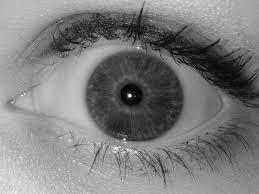
#> input picture dataset/eye1.jpg, 259 x 194 px, found by its file name
$ python main.py   (older library calls are emulated)
#> lines starting #> are read from the running program, lines starting #| are printed output that depends on the picture; after the words box and inside, x2 and y2 are one past the last pixel; in counts of white or black regions, pixels touching at a corner belong together
### source_code/pupil.py
import cv2
import math
import numpy as np
from matplotlib import pyplot as plt
from skimage.measure import label, regionprops
import scipy as sp
import scipy.ndimage
from math import pi, sin, cos, atan, sqrt
from scipy.ndimage.filters import gaussian_filter

def imcomplement(image):
    minval = np.iinfo(image.dtype).min
    maxval = np.iinfo(image.dtype).max
    return minval + maxval - image
def fill(image,h_max=255):
    a = np.copy(image)
    el = sp.ndimage.generate_binary_structure(2,2).astype(np.int)
    mask = sp.ndimage.binary_erosion(~np.isnan(a), structure=el)
    out = np.copy(a)
    out[mask]=h_max
    u = np.copy(a)
    u.fill(0)
    el = sp.ndimage.generate_binary_structure(2,1).astype(np.int)
    while not np.array_equal(u, out):
        u = np.copy(out)
        out = np.maximum(a,sp.ndimage.grey_erosion(out, size=(3,3), footprint=el))
    return out
def pupil_main(image,im1):
    image=imcomplement(image)
    image=fill(image)
    image=imcomplement(image)
    cv2.imshow('morph_operation',image)
    cv2.waitKey(0)
    cv2.destroyAllWindows()

    hist,bins = np.histogram(image.ravel(),5,[0,256])
    threshold=bins[1]
    ret,th1 = cv2.threshold(image,threshold,255,cv2.THRESH_BINARY)
    img = cv2.bitwise_not(th1)
    kernel = np.ones((5,5),np.uint8)
    img = cv2.erode(img,kernel,iterations = 1)
    cv2.imshow('thresholded_image',img)
    cv2.waitKey(0)
    cv2.destroyAllWindows()

    ret, labels = cv2.connectedComponents(img)
    maxarea=0
    for region in regionprops(labels):
          if region.area>maxarea and region.eccentricity<=0.7:
              # print(region.centroid)
              # print(region.area)
              maxarea=region.area
              centroid = region.centroid
              box=region.bbox
    x_pupil=int(centroid[0])
    y_pupil=int(centroid[1])
    r_pupil=int(max((box[3]-box[1])/2,(box[2]-box[0])/2))
    cv2.circle(im1,(y_pupil,x_pupil),r_pupil,(255,0,0),2)
    cv2.imshow('pupil',im1)
    cv2.waitKey(0)
    cv2.destroyAllWindows()
    return x_pupil,y_pupil,r_pupil

### source_code/canny.py
import cv2
import math
import numpy as np
from matplotlib import pyplot as plt
from skimage.measure import label, regionprops
import scipy as sp
import scipy.ndimage
from math import pi, sin, cos, atan, sqrt
from scipy.ndimage.filters import gaussian_filter

def canny_main(image):
	smooth =image
	for i in range(200):
	    smooth=cv2.medianBlur(smooth,5)
	v = np.median(smooth)
	lower = int(max(0, (1.0 - 0.33) * v))
	upper = int(min(255, (1.0 + 0.33) * v))
	edged = cv2.Canny(smooth, lower, upper)
	cv2.imshow('canny',edged)
	cv2.waitKey(0)
	cv2.destroyAllWindows()
	return edged

### source_code/houghman.py
import cv2
import math
import numpy as np
from matplotlib import pyplot as plt
from skimage.measure import label, regionprops
import scipy as sp
import scipy.ndimage
from math import pi, sin, cos, atan, sqrt
from scipy.ndimage.filters import gaussian_filter

def houghman_main(im1,x_pupil,y_pupil,r_pupil,edged):
    M,N=edged.shape
    a=[]
    b=[]
    c=[]
    maxr=r_pupil*10;
    for i in range(x_pupil-r_pupil,x_pupil+r_pupil,5):
        a.append(i)
    for i in range(y_pupil-r_pupil,y_pupil+r_pupil,5):
        b.append(i)
    for i in range(r_pupil+10,maxr,1):
        c.append(i)
    accumalator=np.zeros((len(a),len(b),len(c)))
    mx=0;
    x_iris=0;
    y_iris=0;
    r_iris=0;
    for i in range(M):
        for j in range(N):
            if edged[i][j]>0:
                for k in range(len(a)):
                    for l in range(len(b)):
                        R=round(math.sqrt((i-a[k])*(i-a[k])+(j-b[l])*(j-b[l])))
                        o=-1
                        for g in range(len(c)):
                            if R==c[g]:
                                o=g;
                        if o!=-1:
                            accumalator[k][l][o]=accumalator[k][l][o]+1
                            if accumalator[k][l][o]>mx:
                                x_iris=k
                                y_iris=l
                                r_iris=R
                                mx=accumalator[k][l][o]

    cv2.circle(im1,(b[y_iris],a[x_iris]),r_iris,(0,255,0),2)
    cv2.imshow('houghman_method',im1)
    cv2.waitKey(0)
    cv2.destroyAllWindows()
    y_iris=b[y_iris]
    x_iris=a[x_iris]
    return x_iris,y_iris,r_iris

### source_code/daugman.py
import cv2
import math
import numpy as np
from matplotlib import pyplot as plt
from skimage.measure import label, regionprops
import scipy as sp
import scipy.ndimage
from math import pi, sin, cos, atan, sqrt
from scipy.ndimage.filters import gaussian_filter

def circular_integral(image,x,y,r,start,end,n):
    s=2*pi/n
    su=0
    for i in np.arange(start,end,(end-start)/n):
        theta=i*s
        x1=int(x+r*cos(theta))
        y1=int(y+r*sin(theta))
        su=su+image[x1,y1]
    return su/n
def daugman_main(im1,im,x_pupil,y_pupil,r_pupil):
    a=[]
    b=[]
    c=[]
    maxr=r_pupil*10
    img1 = np.pad(im, maxr, 'edge')
    for i in range(x_pupil-r_pupil,x_pupil+r_pupil,5):
        a.append(i)
    for i in range(y_pupil-r_pupil,y_pupil+r_pupil,5):
        b.append(i)
    for i in range(r_pupil+10,maxr,1):
        c.append(i)
    mx=0
    my=0
    mr=0
    mt=0
    for k in range(len(a)):
        for l in range(len(b)):
            hd=np.zeros((len(c)),np.float64)
            for g in range(len(c)):
                p=circular_integral(img1,b[l],a[k],c[g],1,3,8)+circular_integral(img1,b[l],a[k],c[g],5,7,8)
                hd[g]=p
            hd=(hd[2:]-hd[:-2])/2
            hd=gaussian_filter(hd,5)
            hd=np.abs(hd)
            maxi=np.max(hd)
            if(maxi>mt):
                mt=maxi
                mx=a[k]
                my=b[l]
                mr=c[np.argmax(hd)]
    cv2.circle(im1,(my,mx),mr,(0,0,255),2)
    cv2.imshow('daugman_method',im1)
    cv2.waitKey(0)
    cv2.destroyAllWindows()
    x_iris_d=mx
    y_iris_d=my
    r_iris_d=mr
    return x_iris_d,y_iris_d,r_iris_d

### source_code/normalise.py
import cv2
import math
import numpy as np
from matplotlib import pyplot as plt
from skimage.measure import label, regionprops
import scipy as sp
import scipy.ndimage
from math import pi, sin, cos, atan, sqrt
from scipy.ndimage.filters import gaussian_filter


def correct(im,x,y):
    a,b=im.shape
    if 0<=x<=b and 0<=y<=a:
        return True
    else:
        return False
def normalise_main(im,x_pupil,y_pupil,r_pupil,x_iris,y_iris,r_iris):
    radial_resolution=64 #no of data points
    angular_resolution=256 #no of radial lines
    angles=angular_resolution
    radius=radial_resolution+2
    #calculated around pupil centre
    if x_pupil>x_iris:
        ox=x_pupil-x_iris
    else:
        ox=x_iris-x_pupil
    if y_pupil>y_iris:
        oy=y_pupil-y_iris
    else:
        oy=y_iris-y_pupil
    if ox!=0:
        u=atan(oy/ox)
    else:
        u=pi/2.0
    alpha=ox*ox+oy*oy
    mask_image=np.empty((radius-2,angles),np.uint8)
    normalise_image=np.empty((radius-2,angles),np.uint8)
    for i in range(2):
        theta=(i*(2*pi))/(angles)
        costheta=cos(theta)
        sintheta=sin(theta)
        beta=cos(pi-u-theta)
        R=sqrt(alpha)*beta+sqrt(alpha*beta*beta-(alpha-r_iris*r_iris))
        R=R-r_pupil
        for j in range(radius):
            r=r_pupil+(R-j)/(radius-1)
            x=int(r_pupil+r*costheta)
            y=int(r_pupil+r*sintheta)
            val=im[y][x]
            if 0<j<radius-1:
                normalise_image[j-1][i]=val
                if correct(im,x,y)==False:
                    mask_image[j-1][i]=0
                elif val<=40:
                    mask_image[j-1][i]=0
                elif val>=220:
                    mask_image[j-1][i]=0
                else:
                    mask_image[j-1][i]=1
    normalized=np.multiply(normalise_image,mask_image)
    cv2.imshow('normalise_image',normalise_image)
    cv2.waitKey(0)
    cv2.destroyAllWindows()
    return normalized

### source_code/main.py
import cv2
import math
import numpy as np
from matplotlib import pyplot as plt
from skimage.measure import label, regionprops
import scipy as sp
import scipy.ndimage
from math import pi, sin, cos, atan, sqrt
from scipy.ndimage.filters import gaussian_filter
from pupil import pupil_main
from canny import canny_main
from houghman import houghman_main
from daugman import daugman_main
from normalise import normalise_main


im1=cv2.imread('C:/Users/Balram Choudhary/Desktop/eye1.jpg',1)
#> im1 is the input picture: shape (194, 259, 3); min 0, max 255, mean 125.1
im=cv2.cvtColor(im1,cv2.COLOR_BGR2GRAY)
image = cv2.medianBlur(im,5)
x_pupil,y_pupil,r_pupil=pupil_main(image,im1)
#> in fill, `mask = sp.ndimage.binary_erosion(~np.isnan(a), structure=el)`:
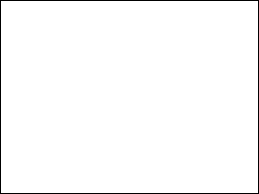
#> mask: shape (194, 259) bool; 98.2% white; black in thin lines or dots
#> in fill, `u.fill(0)`: u: shape (194, 259); every value is 0
#> after the loop in fill, `while not np.array_equal(u, out):`:
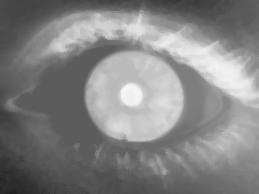
#> out: shape (194, 259); min 33, max 249, mean 131.2
#> in pupil_main, `hist,bins = np.histogram(image.ravel(),5,[0,256])`: hist = [4912, 11559, 14586, 18546, 643]; bins = [0, 51.2, 102.4, 153.6, 204.8, 256]
#> in pupil_main, `threshold=bins[1]`: threshold = 51.2
#> in pupil_main, `ret,th1 = cv2.threshold(image,threshold,255,cv2.THRESH_BINARY)`:
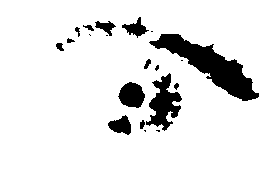
#> th1: shape (194, 259); 90.2% white; 20 black regions (7 under 20 px), largest, box (x1, y1, x2, y2) and area: (149, 34, 259, 101) 2471, (146, 73, 182, 131) 997, (118, 82, 145, 108) 506
#> in pupil_main, `ret,th1 = cv2.threshold(image,threshold,255,cv2.THRESH_BINARY)`: ret = 51
#> in pupil_main, `img = cv2.erode(img,kernel,iterations = 1)`: img: shape (194, 259); 5.5% white; 7 white regions (1 under 20 px), largest, box (x1, y1, x2, y2) and area: (155, 36, 256, 99) 1740, (152, 78, 179, 125) 447, (121, 85, 142, 105) 315, (111, 118, 129, 132) 134, (128, 25, 144, 34) 74, (98, 25, 111, 30) 29
#> in pupil_main, `ret, labels = cv2.connectedComponents(img)`:
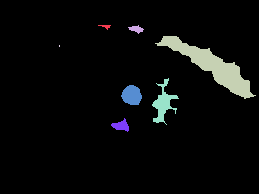
#> labels: shape (194, 259) int32; 8 distinct labels, from 0 to 7; one colour per label, 0 black
#> in pupil_main, `ret, labels = cv2.connectedComponents(img)`: ret = 8
#> the loop in pupil_main, `for region in regionprops(labels):` made 7 passes
#> (maxarea, centroid, box) on pass 6: (315, (94.9, 131.4), (85, 121, 105, 142))
#> after the loop in pupil_main, `for region in regionprops(labels):`: maxarea = 315
#> in pupil_main, `x_pupil=int(centroid[0])`: x_pupil = 94
#> in pupil_main, `y_pupil=int(centroid[1])`: y_pupil = 131
#> in pupil_main, `r_pupil=int(max((box[3]-box[1])/2,(box[2]-box[0])/2))`: r_pupil = 10
#> x_pupil = 94; y_pupil = 131; r_pupil = 10
edged=canny_main(image)
#> in canny_main, `v = np.median(smooth)`: v = 137
#> in canny_main, `lower = int(max(0, (1.0 - 0.33) * v))`: lower = 91
#> in canny_main, `upper = int(min(255, (1.0 + 0.33) * v))`: upper = 182
#> in canny_main, `edged = cv2.Canny(smooth, lower, upper)`: edged: shape (194, 259); 1.2% white in thin lines or dots, all inside (x1, y1, x2, y2) = (85, 36, 243, 142)
x_iris,y_iris,r_iris=houghman_main(im1,x_pupil,y_pupil,r_pupil,edged)
#> in houghman_main, `maxr=r_pupil*10;`: maxr = 100
#> in houghman_main, `cv2.circle(im1,(b[y_iris],a[x_iris]),r_iris,(0,255,0),2)`:
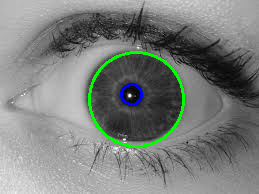
#> im1: shape (194, 259, 3); mean B, G, R 124.3, 127.7, 123.3
#> x_iris = 99; y_iris = 136; r_iris = 47
x_iris_d,y_iris_d,r_iris_d=daugman_main(im1,im,x_pupil,y_pupil,r_pupil)
#> in daugman_main, `maxr=r_pupil*10`: maxr = 100
#> in daugman_main, `cv2.circle(im1,(my,mx),mr,(0,0,255),2)`: im1: shape (194, 259, 3); 1.12% of pixels changed, all inside (x1, y1, x2, y2) = (105, 63, 168, 126)
normalized_image=normalise_main(im,x_pupil,y_pupil,r_pupil,x_iris,y_iris,r_iris)
#> after the loop in normalise_main, `for i in range(2):`:
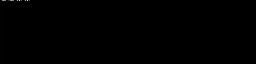
#> mask_image: shape (64, 256); min 0, max 226, mean 0.1
#> after the loop in normalise_main, `for i in range(2):`:
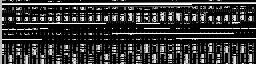
#> normalise_image: shape (64, 256); min 0, max 255, mean 52.4
